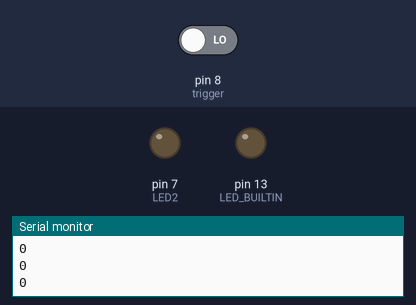
A sketch run on a simulated Arduino Uno, built with avr-gcc and run on an emulated ATmega328P. Shown: output pins drawn as LEDs (lit = HIGH), the last lines printed to the serial monitor. The inputs (shaded band) are chosen by the test bench; at power-on: pin 8 (trigger) LOW.

Above: at 1.3 s.
1.4 s: pin 8 (trigger) driven HIGH
At 1.8 s:
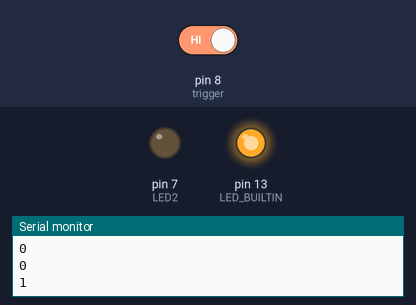
3.0 s: pin 8 (trigger) driven LOW
At 3.4 s:
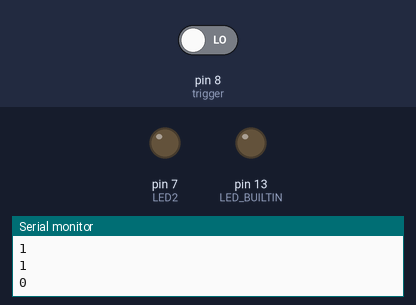
Timing chart, 0 to 6.0 s (numbered marks = the images above; inputs shaded):
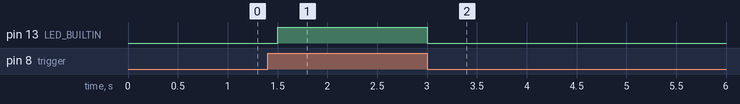

Measured:
- after the input at 1.4 s, pin 13 (LED_BUILTIN): LOW → HIGH after 0.10 s
- after the input at 3.0 s, pin 13 (LED_BUILTIN): HIGH → LOW at once

The sketch:

sketch_apr01a.ino
```cpp
#define trigger 8
const int LED = 8;
const int LED2 = 7;

void setup() {
pinMode(LED_BUILTIN, OUTPUT);
pinMode(LED,OUTPUT);
pinMode(LED2,OUTPUT);

pinMode(8, INPUT);

Serial.begin(9600);

}

void loop() {
  Serial.println(digitalRead(trigger));
  if (digitalRead(trigger) == HIGH) {
    digitalWrite(LED_BUILTIN, HIGH);
    digitalWrite(LED, HIGH);


  }else{
    digitalWrite(LED_BUILTIN, LOW);
    digitalWrite(LED, LOW);
    digitalWrite(LED2, LOW);
  }
  delay(500);
  digitalWrite(LED_BUILTIN, HIGH);

}
```
